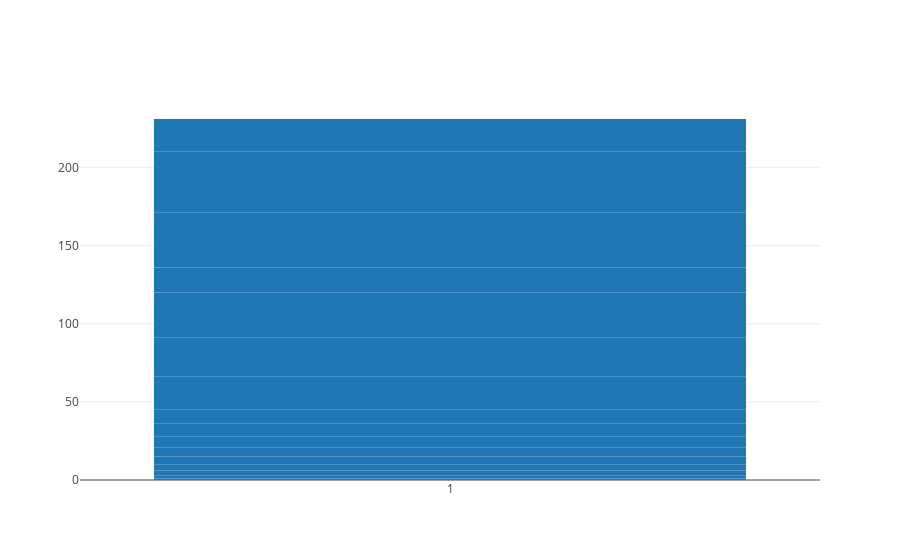

The cell this chart's notebook holds for it:
### Code cell
data = [go.Bar(x=cccl_issued.ISSUE_DATE,
            y=cccl_issued.ISSUE_DATE.value_counts())]

iplot(data, filename='file:///Users/achokey/Documents/GitHub/projects/coastal-construction/basic_bar')

### Figure 1 — Plotly figure (JSON) as saved in the notebook; plotly's stock layout.template omitted (floating-point values rounded to 4 significant figures)
{"data": [{"type": "bar", "x": [1, 1, 1, 1, 1, 1, 1, 1, 1, 1, 1, 1, 1, 1, 1, 1, 1, 1, 1, 1, 1, 1], "y": [0, 1, 2, 3, 4, 5, 6, 7, 8, 9, 10, 11, 12, 13, 14, 15, 16, 17, 18, 19, 20, 21]}], "layout": {}}
